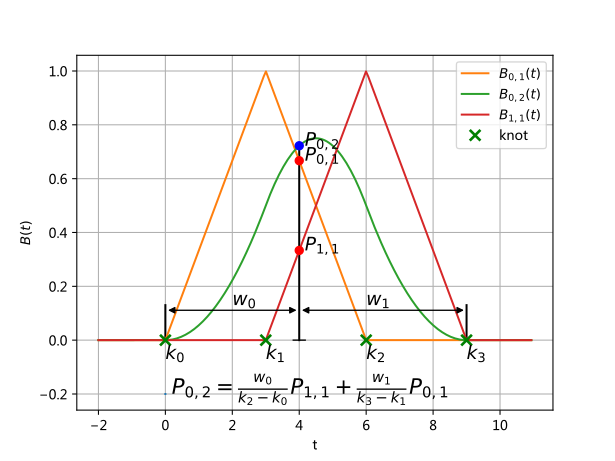

The script that drew this image:
import matplotlib.pyplot as plt
import os
import numpy as np
from fast_basis import *

if __name__ == "__main__":
    np.set_printoptions(precision=5, linewidth=np.inf)
    resolution = 200
    t = np.linspace(-2, 11, resolution, endpoint=False)
    knot_vector = np.linspace(0, 9, 4)
    degree = 2

    b1 = basisMat(knot_vector, t, degree - 1)
    b2 = basisMat(knot_vector, t, degree)
    sb = scopeBound(knot_vector, t, degree)

    plt.plot(0, -0.2)
    px = 4
    p02 = (px,13/18)
    p01 = (px,2/3)
    p11 = (px,1/3)
    plt.plot([4,4], [0,13/18], 'k-')
    plt.plot([0,0], [0,0.13], 'k-')
    plt.plot([9,9], [0,0.13], 'k-')

    plt.annotate(r' $P_{0,2}$', xy=p02, fontsize=14)
    plt.annotate(r' $P_{0,1}$', xy=p01, fontsize=14)
    plt.annotate(r' $P_{1,1}$', xy=p11, fontsize=14)

    plt.annotate(s='', xy=(0,1/9), xytext=(4,1/9),
        arrowprops=dict(arrowstyle='<|-|>', facecolor='black'))
    plt.annotate(s='', xy=(9,1/9), xytext=(4,1/9),
        arrowprops=dict(arrowstyle='<|-|>', facecolor='black'))
    plt.annotate(r'$w_0$', xy=(2, 0.13), fontsize=14)
    plt.annotate(r'$w_1$', xy=(6, 0.13), fontsize=14)

    plt.annotate(r' $P_{0,2} = \frac{w_0}{k_2 - k_0}P_{1,1} + \frac{w_1}{k_3 - k_1}P_{0,1}$',
        xy=(0,-0.20), fontsize=16)

    for i in range(len(knot_vector)):
        if i < len(knot_vector) - 2:
            plt.plot(t, b1[i], label=r'$B_{%d,1}(t)$'%(i))
        if i < len(knot_vector) - 3:
            plt.plot(t, b2[i], label=r'$B_{%d,2}(t)$'%(i))
        plt.annotate(r'$ k_{}$'.format(i), (knot_vector[i], -0.07), fontsize=14)
    
    plt.plot(*p02, 'bo')
    plt.plot(*p01, 'ro')
    plt.plot(*p11, 'ro')
    plt.plot(px, 0, 'k_', markersize=10)

    knot_2d = np.vstack([knot_vector, [0] * len(knot_vector)])
    plt.plot(*knot_2d , 'gx', markersize=8, markeredgewidth=2, label='knot')

    plt.grid(1)
    plt.legend()
    plt.xlabel('t')
    plt.ylabel(r'$B(t)$')
    fig = plt.gcf()
    fig.savefig('__pycache__/{}.svg'.format(os.path.splitext(__file__)[0]))
    plt.show()
